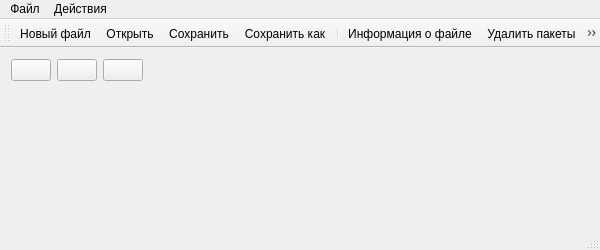
<?xml version="1.0" encoding="UTF-8"?>
<ui version="4.0">
 <class>MainWindow</class>
 <widget class="QMainWindow" name="MainWindow">
  <property name="geometry">
   <rect>
    <x>0</x>
    <y>0</y>
    <width>600</width>
    <height>250</height>
   </rect>
  </property>
  <property name="minimumSize">
   <size>
    <width>600</width>
    <height>250</height>
   </size>
  </property>
  <property name="windowTitle">
   <string>Waver</string>
  </property>
  <property name="windowIcon">
   <iconset resource="recources.qrc">
    <normaloff>:/recources/images/imageScience.png</normaloff>:/recources/images/imageScience.png</iconset>
  </property>
  <widget class="QWidget" name="centralWidget">
   <layout class="QGridLayout" name="gridLayout">
    <item row="0" column="2">
     <widget class="QPushButton" name="pb_record">
      <property name="minimumSize">
       <size>
        <width>16</width>
        <height>16</height>
       </size>
      </property>
      <property name="text">
       <string/>
      </property>
      <property name="icon">
       <iconset resource="recources.qrc">
        <normaloff>:/recources/buttons/buttonRec.png</normaloff>:/recources/buttons/buttonRec.png</iconset>
      </property>
      <property name="checkable">
       <bool>true</bool>
      </property>
      <property name="checked">
       <bool>false</bool>
      </property>
      <property name="autoRepeatDelay">
       <number>100</number>
      </property>
      <property name="flat">
       <bool>false</bool>
      </property>
     </widget>
    </item>
    <item row="0" column="1">
     <widget class="QPushButton" name="pb_stop">
      <property name="minimumSize">
       <size>
        <width>16</width>
        <height>16</height>
       </size>
      </property>
      <property name="text">
       <string/>
      </property>
      <property name="icon">
       <iconset resource="recources.qrc">
        <normaloff>:/recources/buttons/buttonStop.png</normaloff>:/recources/buttons/buttonStop.png</iconset>
      </property>
      <property name="autoRepeatDelay">
       <number>100</number>
      </property>
      <property name="flat">
       <bool>false</bool>
      </property>
     </widget>
    </item>
    <item row="0" column="3">
     <spacer name="horizontalSpacer">
      <property name="orientation">
       <enum>Qt::Horizontal</enum>
      </property>
      <property name="sizeHint" stdset="0">
       <size>
        <width>104</width>
        <height>20</height>
       </size>
      </property>
     </spacer>
    </item>
    <item row="0" column="0">
     <widget class="QPushButton" name="pb_playpause">
      <property name="sizePolicy">
       <sizepolicy hsizetype="Minimum" vsizetype="Minimum">
        <horstretch>0</horstretch>
        <verstretch>0</verstretch>
       </sizepolicy>
      </property>
      <property name="minimumSize">
       <size>
        <width>16</width>
        <height>16</height>
       </size>
      </property>
      <property name="text">
       <string/>
      </property>
      <property name="icon">
       <iconset resource="recources.qrc">
        <normaloff>:/recources/buttons/buttonPlay.png</normaloff>:/recources/buttons/buttonPlay.png</iconset>
      </property>
      <property name="checkable">
       <bool>true</bool>
      </property>
      <property name="autoExclusive">
       <bool>false</bool>
      </property>
      <property name="autoRepeatDelay">
       <number>100</number>
      </property>
      <property name="flat">
       <bool>false</bool>
      </property>
     </widget>
    </item>
    <item row="1" column="0" colspan="4">
     <widget class="QCustomPlot" name="customPlot" native="true"/>
    </item>
   </layout>
  </widget>
  <widget class="QMenuBar" name="menuBar">
   <property name="geometry">
    <rect>
     <x>0</x>
     <y>0</y>
     <width>600</width>
     <height>21</height>
    </rect>
   </property>
   <property name="nativeMenuBar">
    <bool>false</bool>
   </property>
   <widget class="QMenu" name="menu_file">
    <property name="title">
     <string>Файл</string>
    </property>
    <addaction name="action_new"/>
    <addaction name="action_open"/>
    <addaction name="action_save"/>
    <addaction name="action_saveas"/>
    <addaction name="separator"/>
    <addaction name="action_exit"/>
   </widget>
   <widget class="QMenu" name="menu">
    <property name="title">
     <string>Действия</string>
    </property>
    <addaction name="action_info"/>
    <addaction name="actionPacketDelete"/>
    <addaction name="actionPacketRecover"/>
   </widget>
   <addaction name="menu_file"/>
   <addaction name="menu"/>
  </widget>
  <widget class="QStatusBar" name="statusBar"/>
  <widget class="QToolBar" name="toolBar">
   <property name="windowTitle">
    <string>Панель инструментов</string>
   </property>
   <property name="iconSize">
    <size>
     <width>20</width>
     <height>20</height>
    </size>
   </property>
   <property name="toolButtonStyle">
    <enum>Qt::ToolButtonIconOnly</enum>
   </property>
   <property name="floatable">
    <bool>true</bool>
   </property>
   <attribute name="toolBarArea">
    <enum>TopToolBarArea</enum>
   </attribute>
   <attribute name="toolBarBreak">
    <bool>false</bool>
   </attribute>
   <addaction name="action_new"/>
   <addaction name="action_open"/>
   <addaction name="action_save"/>
   <addaction name="action_saveas"/>
   <addaction name="separator"/>
   <addaction name="action_info"/>
   <addaction name="actionPacketDelete"/>
   <addaction name="actionPacketRecover"/>
  </widget>
  <action name="action_new">
   <property name="icon">
    <iconset resource="recources.qrc">
     <normaloff>:/recources/actions/actionNew.png</normaloff>:/recources/actions/actionNew.png</iconset>
   </property>
   <property name="text">
    <string>Новый файл</string>
   </property>
  </action>
  <action name="action_open">
   <property name="icon">
    <iconset resource="recources.qrc">
     <normaloff>:/recources/actions/actionOpen.png</normaloff>:/recources/actions/actionOpen.png</iconset>
   </property>
   <property name="text">
    <string>Открыть</string>
   </property>
  </action>
  <action name="action_save">
   <property name="icon">
    <iconset resource="recources.qrc">
     <normaloff>:/recources/actions/actionSave.png</normaloff>:/recources/actions/actionSave.png</iconset>
   </property>
   <property name="text">
    <string>Сохранить</string>
   </property>
  </action>
  <action name="action_saveas">
   <property name="icon">
    <iconset resource="recources.qrc">
     <normaloff>:/recources/actions/actionSaveas.png</normaloff>:/recources/actions/actionSaveas.png</iconset>
   </property>
   <property name="text">
    <string>Сохранить как</string>
   </property>
  </action>
  <action name="action_exit">
   <property name="icon">
    <iconset resource="recources.qrc">
     <normaloff>:/recources/actions/actionExit.png</normaloff>:/recources/actions/actionExit.png</iconset>
   </property>
   <property name="text">
    <string>Выход</string>
   </property>
   <property name="menuRole">
    <enum>QAction::QuitRole</enum>
   </property>
  </action>
  <action name="actionPacketDelete">
   <property name="icon">
    <iconset resource="recources.qrc">
     <normaloff>:/recources/buttons/buttonDelete.png</normaloff>:/recources/buttons/buttonDelete.png</iconset>
   </property>
   <property name="text">
    <string>Удалить пакеты</string>
   </property>
  </action>
  <action name="actionPacketRecover">
   <property name="icon">
    <iconset resource="recources.qrc">
     <normaloff>:/recources/buttons/buttonRecover.png</normaloff>:/recources/buttons/buttonRecover.png</iconset>
   </property>
   <property name="text">
    <string>Восстановить пакеты</string>
   </property>
  </action>
  <action name="action_info">
   <property name="icon">
    <iconset resource="recources.qrc">
     <normaloff>:/recources/actions/actionInfo.png</normaloff>:/recources/actions/actionInfo.png</iconset>
   </property>
   <property name="text">
    <string>Информация о файле</string>
   </property>
   <property name="toolTip">
    <string>Информация о файле</string>
   </property>
  </action>
 </widget>
 <layoutdefault spacing="6" margin="11"/>
 <customwidgets>
  <customwidget>
   <class>QCustomPlot</class>
   <extends>QWidget</extends>
   <header>qcustomplot.h</header>
   <container>1</container>
  </customwidget>
 </customwidgets>
 <resources>
  <include location="recources.qrc"/>
 </resources>
 <connections/>
</ui>
